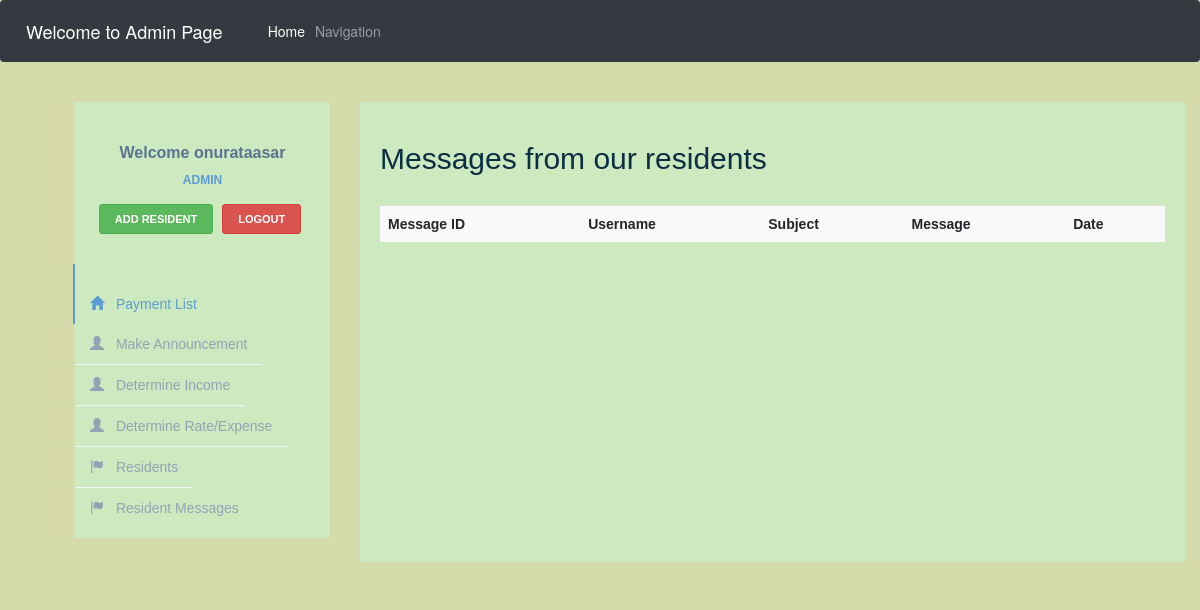
The app's page /message.php, older data.
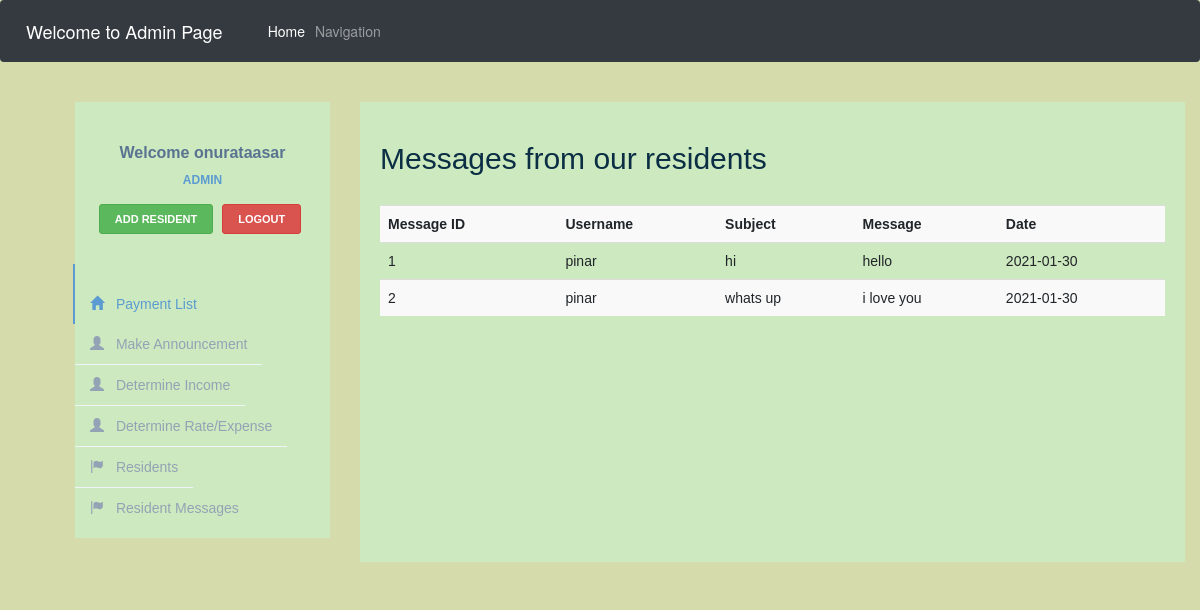
The same page, newer data.
### tables this page shows
CREATE TABLE `contact` (
  `message` text NOT NULL,
  `messageid` int(50) NOT NULL,
  `subject` text NOT NULL,
  `date` date NOT NULL DEFAULT current_timestamp(),
  `username` text NOT NULL
);

### message.php (the view, shortened to what this page needs)
<!DOCTYPE html>
<html lang="en" dir="ltr">
<html>
<link rel="stylesheet" href="https://cdn.jsdelivr.net/npm/bootstrap@4.5.3/dist/css/bootstrap.min.css">
<link rel="stylesheet" href="userpage.css">
<link href="//maxcdn.bootstrapcdn.com/bootstrap/3.3.0/css/bootstrap.min.css" rel="stylesheet" id="bootstrap-css">
<nav class="navbar fixed-top  navbar-expand-lg navbar-dark bg-dark">
	<a class="navbar-brand" href="#">Welcome to Admin Page</a>
	<div class="collapse navbar-collapse" id="navbarSupportedContent">
		<ul class="navbar-nav mr-auto">
			<li class="nav-item active">
				<a class="nav-link" href="homepage.php">Home <span class="sr-only">(current)</span></a>
			</li>
			<li class="nav-item">
				<a class="nav-link" href="https://www.google.com/maps/@36.6728673,30.5570388,16.24z" target="_blank">Navigation</a>
			</li>
		</ul>
	</div>
</nav>
</head>
<body>
	<header>
		<div class="container">
			<div class="row profile">
				<div class="col-md-3">
					<div class="profile-sidebar">
						<div class="profile-usertitle">
							<div class="profile-usertitle-name">
								<?php
								echo "Welcome onurataasar";
								?>
							</div>
							<div class="profile-usertitle-job">
								Admin
							</div>
						</div>
						<div class="profile-userbuttons">
							<button type="button" class="btn btn-success btn-sm"><a href="add_user.php" style="color:white;">ADD RESIDENT</button>
							<button type="button" style="color:white;" class="btn btn-danger btn-sm"> <a href="admin.php?logout='1'" style="color:white;">Logout</button>
						</div>
						<div class="profile-usermenu">
							<ul class="nav">
								<li class="active">
									<a href="paymentlist.php">
										<i class="glyphicon glyphicon-home"></i>
										Payment List </a>
								</li>
								<li>
									<a href="announcement.php">
										<i class="glyphicon glyphicon-user"></i>
										Make Announcement</a>
								</li>
								<li>
									<a href="determineincome.php">
										<i class="glyphicon glyphicon-user"></i>
										Determine Income</a>
								</li>
								<li>
									<a href="determineexpense.php">
										<i class="glyphicon glyphicon-user"></i>
										Determine Rate/Expense </a>
								</li>
								<li>
									<a href="userlist.php">
										<i class="glyphicon glyphicon-flag"></i>
										Residents </a>
								</li>
								<li>
									<a href="message.php">
										<i class="glyphicon glyphicon-flag"></i>
										Resident Messages </a>
								</li>
							</ul>
						</div>
					</div>
				</div>
				<div class="col-md-9">
					<div class="profile-content" style="background-color:rgba(204,233,191);">
						<h2>Messages from our residents</h2>
						<br>
						<?php
                    include "check.php";
                    $sql = "SELECT * FROM `contact`";
                    $result = $conn->query($sql) or die ("Failed to excecute the query $sql on $conn");
                    echo "<table class=\"table table-striped table-borderless\">
                          <tr>
                          <th>Message ID</th>
                          <th>Username</th>
                          <th>Subject</th>
                          <th>Message</th>
                          <th>Date</th>
                          </tr>";
                          while($row =  $result->fetch_assoc())
                          {
                        $messageid = $row['messageid'];
                        $username = $row['username'];
                        $subject = $row['subject'];
                        $message = $row['message'];
                        $date = $row['date'];
               { echo "<tr>
                        <td>$messageid</td>
                        <td>$username</td>
                        <td>$subject</td>
                        <td>$message</td>
                        <td>$date</td>
                        </tr>";}
                }
                ?>
					</div>
				</div>
			</div>
		</div>

Row changes from the older to the newer data that the page shows:
added contact: messageid "1", username "pinar", subject "hi", message "hello", date "2021-01-30"
added contact: messageid "2", username "pinar", subject "whats up", message "i love you", date "2021-01-30"
